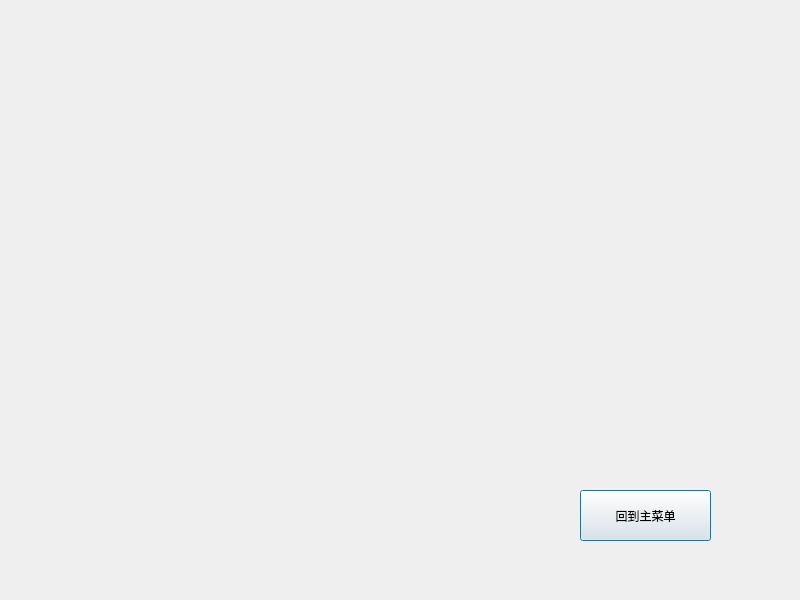
<?xml version="1.0" encoding="UTF-8"?>
<ui version="4.0">
 <class>a_1_ypls</class>
 <widget class="QDialog" name="a_1_ypls">
  <property name="geometry">
   <rect>
    <x>0</x>
    <y>0</y>
    <width>800</width>
    <height>600</height>
   </rect>
  </property>
  <property name="windowTitle">
   <string>Dialog</string>
  </property>
  <widget class="QPushButton" name="pushButton">
   <property name="geometry">
    <rect>
     <x>580</x>
     <y>490</y>
     <width>131</width>
     <height>51</height>
    </rect>
   </property>
   <property name="text">
    <string>回到主菜单</string>
   </property>
  </widget>
 </widget>
 <resources/>
 <connections/>
</ui>
